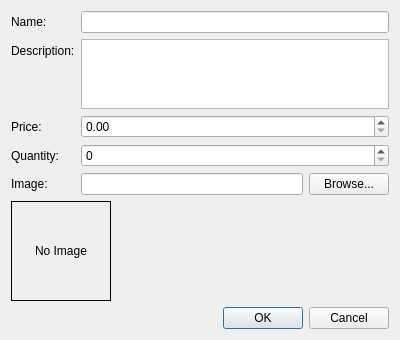
<?xml version="1.0" encoding="UTF-8"?>
<ui version="4.0">
 <class>ProductDialog</class>
 <widget class="QDialog" name="ProductDialog">
  <property name="geometry">
   <rect>
    <x>0</x>
    <y>0</y>
    <width>400</width>
    <height>300</height>
   </rect>
  </property>
  <property name="windowTitle">
   <string>Add/Edit Product</string>
  </property>
  <layout class="QVBoxLayout" name="verticalLayout">
   <item>
    <layout class="QFormLayout" name="formLayout">
     <item row="0" column="0">
      <widget class="QLabel" name="nameLabel">
       <property name="text">
        <string>Name:</string>
       </property>
      </widget>
     </item>
     <item row="0" column="1">
      <widget class="QLineEdit" name="nameEdit"/>
     </item>
     <item row="1" column="0">
      <widget class="QLabel" name="descriptionLabel">
       <property name="text">
        <string>Description:</string>
       </property>
      </widget>
     </item>
     <item row="1" column="1">
      <widget class="QTextEdit" name="descriptionEdit"/>
     </item>
     <item row="2" column="0">
      <widget class="QLabel" name="priceLabel">
       <property name="text">
        <string>Price:</string>
       </property>
      </widget>
     </item>
     <item row="2" column="1">
      <widget class="QDoubleSpinBox" name="priceSpinBox"/>
     </item>
     <item row="3" column="0">
      <widget class="QLabel" name="quantityLabel">
       <property name="text">
        <string>Quantity:</string>
       </property>
      </widget>
     </item>
     <item row="3" column="1">
      <widget class="QSpinBox" name="quantitySpinBox"/>
     </item>
     <item row="4" column="0">
      <widget class="QLabel" name="imageLabel">
       <property name="text">
        <string>Image:</string>
       </property>
      </widget>
     </item>
     <item row="4" column="1">
      <layout class="QHBoxLayout" name="imageLayout">
       <item>
        <widget class="QLineEdit" name="imagePathEdit"/>
       </item>
       <item>
        <widget class="QPushButton" name="browseImageButton">
         <property name="text">
          <string>Browse...</string>
         </property>
        </widget>
       </item>
      </layout>
     </item>
     <item row="5" column="0" colspan="2">
      <widget class="QLabel" name="imagePreviewLabel">
       <property name="minimumSize">
        <size>
         <width>100</width>
         <height>100</height>
        </size>
       </property>
       <property name="maximumSize">
        <size>
         <width>100</width>
         <height>100</height>
        </size>
       </property>
       <property name="frameShape">
        <enum>QFrame::Box</enum>
       </property>
       <property name="text">
        <string>No Image</string>
       </property>
       <property name="alignment">
        <set>Qt::AlignCenter</set>
       </property>
      </widget>
     </item>
    </layout>
   </item>
   <item>
    <widget class="QDialogButtonBox" name="buttonBox">
     <property name="orientation">
      <enum>Qt::Horizontal</enum>
     </property>
     <property name="standardButtons">
      <set>QDialogButtonBox::Cancel|QDialogButtonBox::Ok</set>
     </property>
    </widget>
   </item>
  </layout>
 </widget>
 <resources/>
 <connections>
  <connection>
   <sender>buttonBox</sender>
   <signal>accepted()</signal>
   <receiver>ProductDialog</receiver>
   <slot>accept()</slot>
   <hints>
    <hint type="sourcelabel">
     <x>248</x>
     <y>254</y>
    </hint>
    <hint type="destinationlabel">
     <x>157</x>
     <y>274</y>
    </hint>
   </hints>
  </connection>
  <connection>
   <sender>buttonBox</sender>
   <signal>rejected()</signal>
   <receiver>ProductDialog</receiver>
   <slot>reject()</slot>
   <hints>
    <hint type="sourcelabel">
     <x>316</x>
     <y>260</y>
    </hint>
    <hint type="destinationlabel">
     <x>286</x>
     <y>274</y>
    </hint>
   </hints>
  </connection>
 </connections>
</ui>
